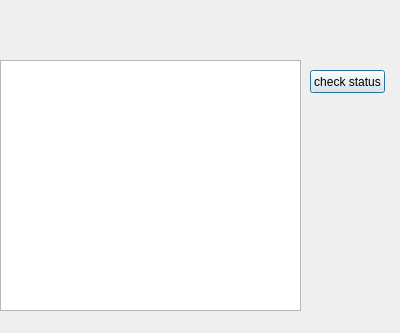
<?xml version="1.0" encoding="UTF-8"?>
<ui version="4.0">
 <class>Window</class>
 <widget class="QDialog" name="Window">
  <property name="geometry">
   <rect>
    <x>0</x>
    <y>0</y>
    <width>400</width>
    <height>333</height>
   </rect>
  </property>
  <property name="windowTitle">
   <string>Tracker</string>
  </property>
  <property name="styleSheet">
   <string notr="true"/>
  </property>
  <widget class="QPushButton" name="btnAlive">
   <property name="geometry">
    <rect>
     <x>310</x>
     <y>70</y>
     <width>75</width>
     <height>23</height>
    </rect>
   </property>
   <property name="text">
    <string>check status</string>
   </property>
  </widget>
  <widget class="QTextEdit" name="chat">
   <property name="geometry">
    <rect>
     <x>0</x>
     <y>60</y>
     <width>301</width>
     <height>251</height>
    </rect>
   </property>
   <property name="readOnly">
    <bool>true</bool>
   </property>
  </widget>
  <widget class="QLabel" name="background">
   <property name="geometry">
    <rect>
     <x>0</x>
     <y>0</y>
     <width>400</width>
     <height>333</height>
    </rect>
   </property>
   <property name="styleSheet">
    <string notr="true"/>
   </property>
   <property name="text">
    <string/>
   </property>
  </widget>
  <zorder>background</zorder>
  <zorder>btnAlive</zorder>
  <zorder>chat</zorder>
 </widget>
 <resources/>
 <connections/>
</ui>
